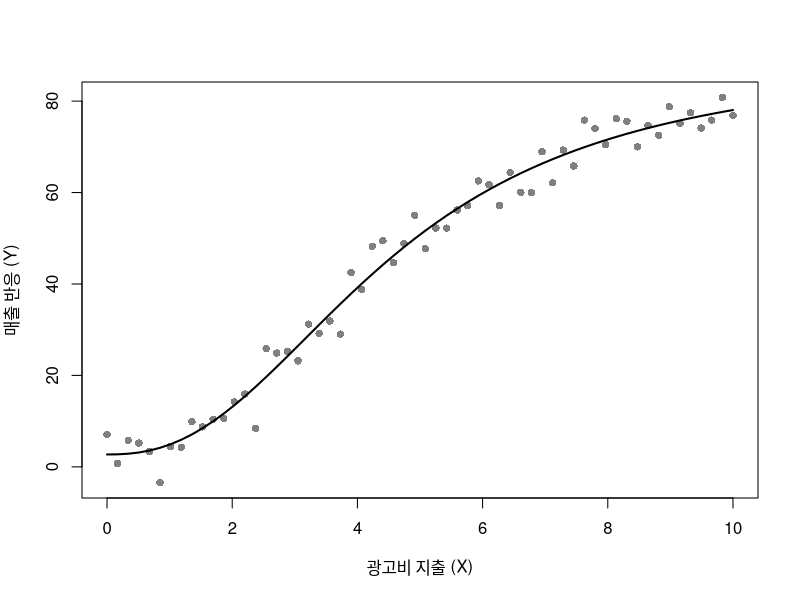
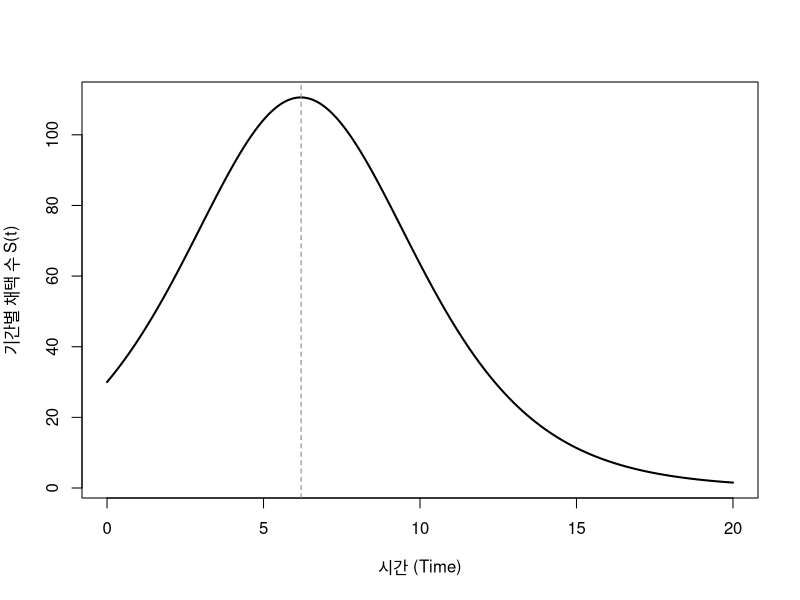
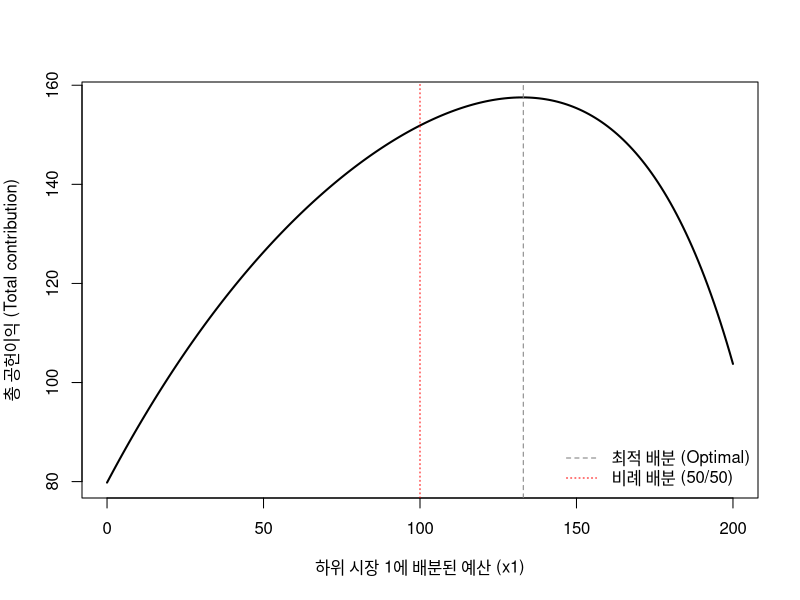

Generate these figures, in order, with R:
## ---- chunk 1
#| label: fig-adbudg-fit
#| fig-cap: "비선형 최소자승법으로 복원된 S자형 ADBUDG 곡선을 포함한 시뮬레이션 광고 반응. 점은 노이즈가 포함된 관측값이며, 실선은 적합된 반응 함수이다."
#| message: false
#| warning: false
set.seed(2026)

# 실제 ADBUDG 모수: Y = b + (a - b) * X^c / (d + X^c)
a_true <- 100   # 상한 (포화 수준)
b_true <- 5     # 하한 (광고비가 0일 때의 매출)
c_true <- 2.2   # S자 형태 (c > 1)
d_true <- 40

adbudg <- function(X, a, b, c, d) b + (a - b) * X^c / (d + X^c)

X <- seq(0, 10, length.out = 60)
Y_mean <- adbudg(X, a_true, b_true, c_true, d_true)
Y <- Y_mean + rnorm(length(X), sd = 4)

fit <- nls(
  Y ~ b + (a - b) * X^c / (d + X^c),
  start = list(a = 90, b = 10, c = 1.5, d = 30)
)

round(coef(fit), 2)

plot(X, Y, pch = 16, col = "grey50",
     xlab = "광고비 지출 (X)", ylab = "매출 반응 (Y)")
lines(X, predict(fit, newdata = list(X = X)), lwd = 2)
## ---- chunk 2
#| label: fig-bass-diffusion
#| fig-cap: "베이스 확산 모형: 모방 지배 시장($q > p$)에서의 누적 채택(좌측 축 논리) 및 기간별 매출(종 모양 곡선). 내부 정점은 구전 기반 확산의 전형적 특징이다."
#| message: false
#| warning: false
set.seed(2026)
bass_sales <- function(t, p, q, M) {
  # 베이스 비누적 채택의 닫힌 형태 f(t) * M
  num <- (p + q)^2 * exp(-(p + q) * t)
  den <- p * (1 + (q / p) * exp(-(p + q) * t))^2
  M * num / den
}
t  <- seq(0, 20, by = 0.1)
p  <- 0.03   # 혁신 계수
q  <- 0.38   # 모방 계수 (q > p => 종 모양 곡선)
M  <- 1000   # 시장 잠재력
S  <- bass_sales(t, p, q, M)

plot(t, S, type = "l", lwd = 2,
     xlab = "시간 (Time)", ylab = "기간별 채택 수 S(t)",
     main = "")
abline(v = t[which.max(S)], lty = 2, col = "grey50")
## ---- chunk 3
#| label: fig-allocation
#| fig-cap: "오목(수정 지수) 반응을 갖는 두 하위 시장 간 최적 예산 배분 대 고정 비율 예산 배분. 정보 기반 배분자는 한계 수익을 균등화하지만, 비례 규칙은 고정된 가중치로 예산을 나누어 공헌이익을 온전히 실현하지 못한다."
#| message: false
#| warning: false
set.seed(2026)
m  <- 1          # 공헌 마진율
k1 <- 120; b1 <- 0.010   # 하위 시장 1: 높은 잠재력, 느린 포화
k2 <- 80;  b2 <- 0.030   # 하위 시장 2: 낮은 잠재력, 빠른 포화
R  <- 200                # 총예산

contribution <- function(x1) {
  x2 <- R - x1
  m * (k1 * (1 - exp(-b1 * x1)) + k2 * (1 - exp(-b2 * x2)))
}
x1_grid <- seq(0, R, by = 1)
C_grid  <- sapply(x1_grid, contribution)
x1_star <- x1_grid[which.max(C_grid)]

plot(x1_grid, C_grid, type = "l", lwd = 2,
     xlab = "하위 시장 1에 배분된 예산 (x1)", ylab = "총 공헌이익 (Total contribution)",
     main = "")
abline(v = x1_star, lty = 2, col = "grey50")          # 최적 분할
abline(v = R / 2,   lty = 3, col = "red")             # 단순 50/50 분할
legend("bottomright", lty = c(2, 3), col = c("grey50", "red"),
       legend = c("최적 배분 (Optimal)", "비례 배분 (50/50)"), bty = "n")
